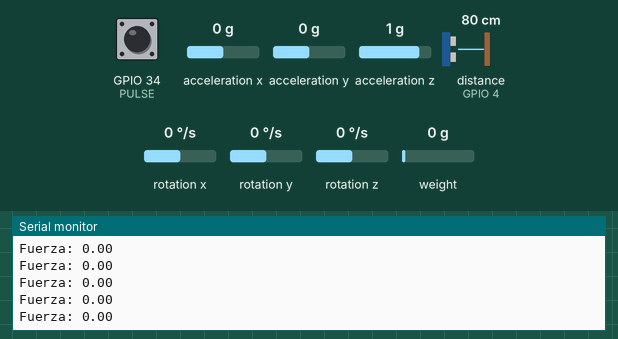
Simulated run of this sketch. Board: ESP32. Shown: the last lines printed to the serial monitor. Wiring (inferred from the names in the program): ultrasonic range finder: trigger GPIO 2; echo GPIO 4; MPU-6050 motion sensor at I2C address 0x68. Inputs (shaded band) come from the test bench; at power-on: weight on the scale 0 g, GPIO 34 (PULSE) LOW, acceleration x 0 g, acceleration y 0 g, acceleration z 1 g, distance to the obstacle (sensor on GPIO 4) 80 cm, rotation x 0 °/s, rotation y 0 °/s, rotation z 0 °/s. The echo pulse lasts 58.3 µs per cm; nothing arrives over Bluetooth unless stated; a phone connects over Bluetooth LE 3 s after start.

Above: at 7.7 s.
7.8 s: weight on the scale set to 100 g
At 8.47 s:
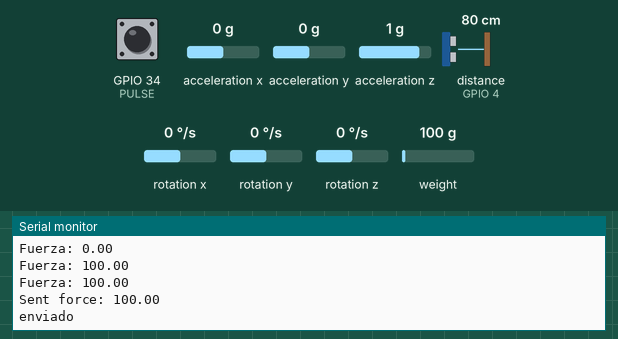
9.7 s: weight on the scale set to 1250 g
At 10.0 s:
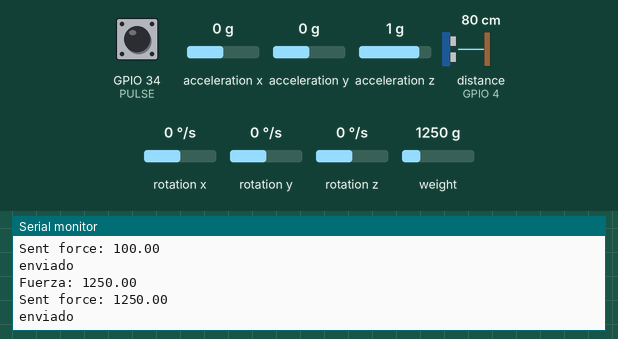
Timing chart, 0 to 12.7 s (numbered marks = the images above; inputs shaded):
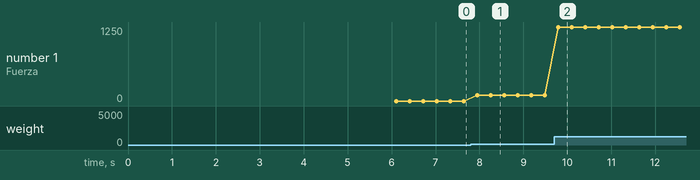

The sketch:

NewtonCartRTOS.ino
```cpp
/*
Universidad de San Carlos de Guatemala, Facultad de Ingenieria
Escuela de Ingeniería Mecanica Electrica, Peter Alexander Salán Aparicio
Programación de plataforma "Newton-Cart"
Microcontrolador: Chip ESP-WROOM-32, montado en PCB NewtonCart v1.0
Sensores y modulos: HC-SR04; TAL220 con XFW-HX011; HC-020K, ; GY-571, BH1750; TP4056.
Alimentacion: 5V y 3.3V
*/
//Librerías
#include "HX711.h"
#include "Wire.h"
#include <BLE2902.h>
#include <BLEDevice.h>
#include <BLEServer.h>
#include <BLEUtils.h>
#include <BLEAdvertisedDevice.h>
#include <BLEScan.h>
#include "soc/soc.h"
#include "soc/rtc_cntl_reg.h"

//:::::::::::::::::::: DEFINICIONES ::::::::::::::::::::::::
float f;
float d;
float v;
float MPUValues[6];
float accx, accy, accz, pitch, corr_pitch, roll, corr_roll, yaw, corr_yaw;
float distance;
float distance_a;
String valores;
long tempo;
int16_t sampling_freq = 200;

//----------- I/O's RESERVADOS EN MICROCONTROLADOR Y PCB --------------
#define RESERVA_1 32
#define RESERVA_2 33
#define RESERVA_3 34

//----------- DEFINICIÓN DE TAREA RTOS --------------
TaskHandle_t Sens, Comm;
SemaphoreHandle_t syncro;

//----------- Definición BLE --------------
BLECharacteristic* BLEDistance;
BLECharacteristic* BLEForce;
BLECharacteristic* BLEVelocity;
BLECharacteristic* BLEAcceleration;
BLECharacteristic* BLEPitch;
bool deviceConnected = false;  //Compara si conexión activa.
float distanceValue = 0;
float forceValue = 0;

#define SERVICE_UUID            "00001819-0000-1000-8000-00805F9B34FB" //Location and navigation service 1819 (Utilizado por similitud).
#define CHARACTERISTIC_DISTANCE_UUID  "00002713-0000-1000-8000-00805F9B34FB"
#define CHARACTERISTIC_FORCE_UUID  "00002714-0000-1000-8000-00805F9B34FB"
#define CHARACTERISTIC_VELOCITY_UUID  "00002715-0000-1000-8000-00805F9B34FB"
#define CHARACTERISTIC_ACCEL_UUID  "00002716-0000-1000-8000-00805F9B34FB"
#define CHARACTERISTIC_PITCH_UUID  "00002717-0000-1000-8000-00805F9B34FB"

class MyServerCallbacks: public BLEServerCallbacks {
  void onConnect(BLEServer* pServer){
    deviceConnected = true;
    };

  void onDisconnect(BLEServer* pServer){
    deviceConnected = false;
    }                                     //Retorna un valor de falso o verdadero en "deviceConnected"
};

//----------- Definiciones SENSORES --------------
//LOADCELL
#define DT 18
#define SCK 19
HX711 scale;
float calibration = 256500/1000; // Valor de calibración calculado para la celda específica en gramos. 227700 previo calibración de prueba de peso.

//HC-SR04
#define TRIGGER 2
#define ECHO 4

//MPU-6050
#define MPU_SDA 15
#define MPU_SCL 13
#define MPU 0x68
#define A_R 16384.0 // Obtener valor de aceleración en términos de 1G, 32768/2
#define G_R 131.0 // 32768/250
#define RadtoDeg = 57.295779 //Valor de conversión para MPU.
int16_t AcX, AcY, AcZ, GyX, GyY, GyZ;
float Acc[3];
float Gy[3];
float Angle[3];
float values[6];
long prev_time;
float dt;

//ENCODER OPTOELECTRÓNICO
#define PULSE 34
#define CHANGES 40 //# Cambios de estado en el encoder óptico.
#define DIAMETER 64 // Diámetro del neumático colocado, en mm.
long prev_time2 = 0;
long dt2 = 0;
int pulsecount = 0;
float velo;


//::::::::::::::::::::: FUNCIONES ::::::::::::::::::::::::::
//----------- BLE --------------
void ConfigBLE(){
  BLEDevice::init("ESP32PET"); // Se crea un servicio de BLE.

  BLEServer *pServer = BLEDevice::createServer();
  pServer->setCallbacks(new MyServerCallbacks()); //Se genera el servidor de BLE.

  BLEService *pService = pServer->createService(SERVICE_UUID); //Se crea el servicio BLE

  BLEDistance = pService->createCharacteristic(
                      CHARACTERISTIC_DISTANCE_UUID,
                      BLECharacteristic::PROPERTY_NOTIFY   //Se define la característica Distancia.
                      );

  BLEForce = pService->createCharacteristic(
                      CHARACTERISTIC_FORCE_UUID,
                      BLECharacteristic::PROPERTY_NOTIFY   //Se define la característica Fuerza.
                      );

  BLEVelocity = pService->createCharacteristic(
                      CHARACTERISTIC_VELOCITY_UUID,
                      BLECharacteristic::PROPERTY_NOTIFY   //Se define la característica Velocidad.
                      );

  BLEAcceleration = pService->createCharacteristic(
                      CHARACTERISTIC_ACCEL_UUID,
                      BLECharacteristic::PROPERTY_NOTIFY   //Create a Force Characteristic
                      );

  BLEPitch = pService->createCharacteristic(
                      CHARACTERISTIC_PITCH_UUID,
                      BLECharacteristic::PROPERTY_NOTIFY   //Se define la característica Pitch
                      );

  BLEDistance->addDescriptor(new BLE2902());
  BLEForce->addDescriptor(new BLE2902());
  BLEVelocity->addDescriptor(new BLE2902());
  BLEAcceleration->addDescriptor(new BLE2902());
  BLEPitch->addDescriptor(new BLE2902());    //Notificaciones parte de  BLE2902

  pService->start();   //Se da inicio al servicio descrito

  pServer->getAdvertising()->start();  //Se comienza a notificar.
  Serial.println("Waiting for a client connection to notify...");
  }

//----------- LOADCELL READ --------------
float GetForce(){
  //scale.set_scale(calibration);
  float force = (scale.get_units());
  return force;
}

//------------ HC-SR04 READ ------------
float GetDistance(){
  digitalWrite(TRIGGER, LOW);
  delayMicroseconds(4);
  digitalWrite(TRIGGER, HIGH);
  delayMicroseconds(10);
  digitalWrite(TRIGGER, LOW);
  tempo = pulseIn(ECHO, HIGH); //Tempo toma la duración hacia Echo pin, con timeout de 60s.
  distance_a = distance;
  if(abs(distance - distance_a) >= (1.0*sampling_freq))
    distance = distance_a;
  else distance = tempo*0.345/2; // Distancia equivale a velocidad por tiempo /2

  return distance;
}
//----------- IMU MPU6050 READ --------------
float GetIMU(){
  //Leer los valores del Acelerometro de la IMU
   Wire.beginTransmission(MPU);
   Wire.write(0x3B); //Pedir el registro 0x3B - corresponde al AcX
   Wire.endTransmission(false);
   Wire.requestFrom(MPU,6,true);   //A partir del 0x3B, se piden 6 registros
   AcX=(Wire.read()<<8|Wire.read()); //Cada valor ocupa 2 registros
   AcY=(Wire.read()<<8|Wire.read()) - 24000;
   AcZ=(Wire.read()<<8|Wire.read()) - 4200;

   //A partir de los valores del acelerometro, se calculan los angulos Y, X
   //respectivamente, con la formula de la tangente.
   Acc[1] = atan(-1*(AcX/A_R)/sqrt(pow((AcY/A_R),2) + pow((AcZ/A_R),2)))*RAD_TO_DEG;
   Acc[0] = atan((AcY/A_R)/sqrt(pow((AcX/A_R),2) + pow((AcZ/A_R),2)))*RAD_TO_DEG;

   //Leer los valores del Giroscopio
   Wire.beginTransmission(MPU);
   Wire.write(0x43);
   Wire.endTransmission(false);
   Wire.requestFrom(MPU,6,true);   //A partir del 0x43, se piden 6 registros
   GyX=Wire.read()<<8|Wire.read(); //Cada valor ocupa 2 registros
   GyY=Wire.read()<<8|Wire.read();
   GyZ=Wire.read()<<8|Wire.read();

   //Calculo del angulo del Giroscopio
   Gy[0] = GyX/G_R;
   Gy[1] = GyY/G_R;
   Gy[2] = GyZ/G_R;

   dt = (millis() - prev_time) / 1000.0;
   prev_time = millis();

   //Aplicar el Filtro Complementario
   Angle[0] = 0.98 *(Angle[0]+Gy[0]*dt) + 0.02*Acc[0];
   Angle[1] = 0.98 *(Angle[1]+Gy[1]*dt) + 0.02*Acc[1];

   //Integración respecto del tiempo paras calcular el YAW
   Angle[2] = Angle[2]+Gy[2]*dt;

   //Mostrar los valores por consola
   //String valuesString = "90, " +String(Angle[0]) + "," + String(Angle[1]) + "," + String(Angle[2]) + ", -90";
   //Serial.println(valuesString);
   //Serial.println(dt);
   MPUValues[0]= AcX/A_R;
   MPUValues[1]= AcY/A_R;
   MPUValues[2]= AcZ/A_R; //Valores de aceleración obtenidos por IMU
   MPUValues[3]= Angle[0] - (corr_roll); //ROLL
   MPUValues[4]= Angle[1] - (corr_pitch); //PITCH
   MPUValues[5]= Angle[2] - (corr_yaw); //YAW
   //MPUValues[2]= dt;

   return 0;
}
//----------- OPTICAL ENCODER READ -----------
float GetVelocity(){
  dt2 = millis()-prev_time2;
  if(dt2>=sampling_freq){
    velo = ((2*PI)*(pulsecount/40.0) * DIAMETER/2) * (1000/sampling_freq) ; //Arroja velocidad estimada en m/s
    //Serial.print("Velocity: ");
    //Serial.print(velo);
    //Serial.print(" --pulsos: ");
    //Serial.println(pulsecount);
    pulsecount=0;
    prev_time2 = millis();
    }

  return velo;
}
//----------- INTERRUPCIONES -----------
void IRAM_ATTR EncoderCounter(){
  pulsecount++;
  }

//-----------********* DEFINICIÓN RTOS **********--------------
void Sensing(void* parameters){
  for(;;){
      //Serial.println("Entering Sensing");
      xSemaphoreTake(syncro, portMAX_DELAY);
      f = GetForce();
      d = GetDistance();
      v = GetVelocity();
      GetIMU();
      accx = MPUValues[0];
      //accy = MPUValues[1];
      //accy = MPUValues[2];
      //roll = MPUValues[3];
      pitch = MPUValues[4];
      //yaw = MPUValues[5];
      Serial.print("Fuerza: ");
      Serial.println(f);
      //Serial.print("Distancia: ");
      //Serial.println(d);
      //Serial.println("Euler :");

      /*Serial.print(90.0);
      Serial.print(" ");
      Serial.print(accx);
      Serial.print(" ");
      Serial.print(accy);
      Serial.print(" ");
      Serial.print(accz);
      Serial.print(" ");
      Serial.print(-90.0);
      Serial.println();*/

      valores = "90, " + String(roll) + "," + String(pitch) + "," + String(yaw) + ", -90";
      //Serial.println(valores);

      //delay(500);
      //Serial.println("Sensing completed");
      xSemaphoreGive(syncro);
      delay(sampling_freq);
    }
  }

void Communicate(void* parameters){
  for(;;){
      xSemaphoreTake(syncro, portMAX_DELAY);
      if (deviceConnected){
        //Conversion of txValue
        char distanceString[8];
        char forceString[8];
        char velocityString[8];
        char accelString[8];
        char pitchString[8];
        dtostrf(d,1,2,distanceString);
        dtostrf(f,1,2,forceString);
        dtostrf(v,1,2,velocityString);
        dtostrf(accx,1,2,accelString);
        dtostrf(pitch,1,2,pitchString);

        //Se asigna un valor a la característica
        BLEDistance->setValue(distanceString);
        BLEForce->setValue(forceString);
        BLEVelocity->setValue(velocityString);
        BLEAcceleration->setValue(pitchString);
        BLEPitch->setValue(accelString);

        //Se notifica sobre la conexión
        BLEDistance->notify();
        BLEForce->notify();
        BLEVelocity->notify();
        BLEAcceleration->notify();
        BLEPitch->notify();
        //Serial.println("Sent distance: " + String(distanceString));
        Serial.println("Sent force: " + String(forceString));
        //Serial.println("Sent velocity: " + String(velocityString));
        //Serial.println("Sent acceleration: " + String(accelString));;
        //Serial.println("Sent pitch angle: " + String(pitchString));
        Serial.println("enviado");
      }
      xSemaphoreGive(syncro);
      delay(sampling_freq);
    }
  }


//:::::::::::::::::: MAIN ::::::::::::::::::::
void setup() {
  //WRITE_PERI_REG(RTC_CNTL_BROWN_OUT_REG, 0); //Deshabilitar brownout detector
  delay(3000);
  Serial.begin(115200);
  //----------- LOADCELL -----------
  scale.begin(DT,SCK);
  scale.set_scale(calibration);
  scale.tare(); //Se da reset a la báscula
  long zero_factor = scale.read_average();
  Serial.print("Zero factor: ");
  Serial.println(zero_factor);
  //----------- HC-SR04 -----------
  pinMode(TRIGGER, OUTPUT);
  pinMode(ECHO, INPUT);
  //----------- MPU6050 -----------
  Wire.begin(15,13); //GPIO15-->SDA, GPIO13-->SCL
  Wire.beginTransmission(MPU);
  Wire.write(0x6B);
  Wire.write(0);
  Wire.endTransmission(true);
  GetIMU(); // Llamado a la rutina de lectura de MPU para correccion de ceros iniciales.
  corr_roll = MPUValues[3];
  corr_pitch = MPUValues[4];
  corr_yaw = MPUValues[5];

  //----------- OPTICAL ENCODER -----------
  pinMode(PULSE, INPUT);
  attachInterrupt(PULSE, EncoderCounter, CHANGE);
  //----------- COMM CONFIG -----------
  ConfigBLE();
  delay(1000);
  //----------- SETUP TAREAS RTOS -----------
  syncro = xSemaphoreCreateMutex();
  xTaskCreatePinnedToCore(
    Sensing,            //Llamada a la función
    "Sensing Task",
    8000,
    NULL,
    1,
    &Sens,      //Como se define la tarea en función TaskHandler_t
    1);         //Selección core
  delay(500);
  xTaskCreatePinnedToCore(
    Communicate,            //Llamada a función
    "Communication Task",
    8000,
    NULL,
    2,
    &Comm,      //Como se define la tarea en función TaskHandler_t
    0);         //Selección core
}

void loop() {
//No se ejecuta.
}
```

Measured:
- after the input at 7.8 s, the serial monitor: prints a new line after 0.15 s (image 1)
- after the input at 9.7 s, the serial monitor: prints a new line after 0.10 s (image 2)
- plotted number 1: 0 → 100 after the input at 7.8 s, 100 → 1250 after the input at 9.7 s
